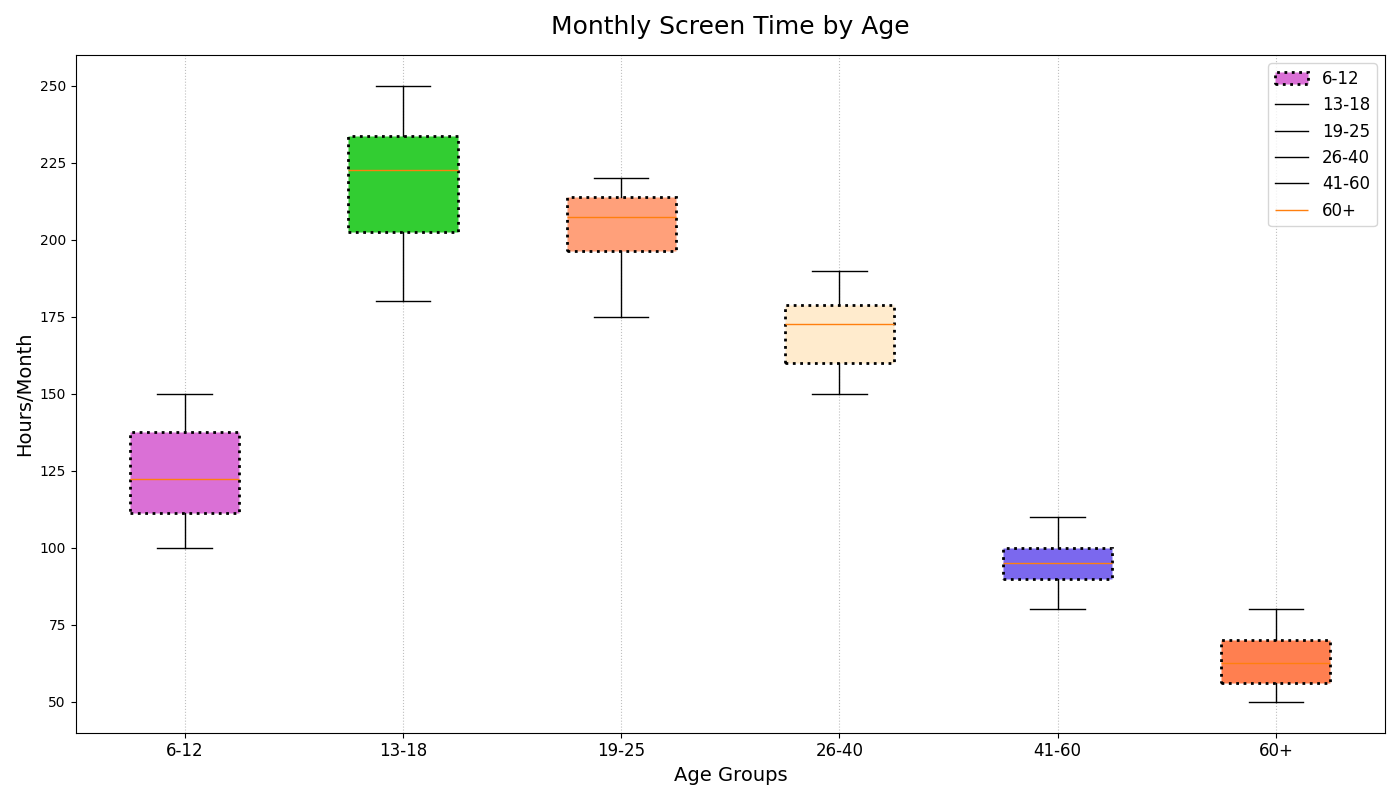

This figure's Python source:
import matplotlib.pyplot as plt

# Constructing the grouped data for screen time
screen_time_data = [
    [120, 130, 110, 115, 145, 150, 100, 105, 140, 125],  # 6-12
    [200, 220, 210, 190, 180, 230, 240, 250, 225, 235],  # 13-18
    [180, 175, 200, 220, 210, 195, 205, 210, 215, 220],  # 19-25
    [150, 160, 175, 180, 185, 160, 170, 175, 160, 190],  # 26-40
    [90, 100, 95, 85, 80, 105, 110, 95, 100, 90],        # 41-60
    [60, 70, 55, 50, 65, 60, 75, 80, 70, 55]             # 60+
]

fig, ax = plt.subplots(figsize=(14, 8))

# Create the boxplot with dotted edges and cross markers for fliers
box = ax.boxplot(screen_time_data, vert=True, patch_artist=True, flierprops=dict(marker='x', color='red'))

# Customizing box colors with shuffled colors
colors = ['#da70d6', '#32cd32', '#ffa07a', '#ffebcd', '#7b68ee', '#ff7f50']
for patch, color in zip(box['boxes'], colors):
    patch.set(facecolor=color, linestyle=':', linewidth=2)

# Adding a legend with different labels
ax.legend(['6-12', '13-18', '19-25', '26-40', '41-60', '60+'], loc='upper right', fontsize=12)

# Adjusting title and labels
ax.set_title('Monthly Screen Time by Age', fontsize=18, pad=15)
ax.set_ylabel('Hours/Month', fontsize=14)
ax.set_xticklabels(['6-12', '13-18', '19-25', '26-40', '41-60', '60+'], fontsize=12)
ax.set_xlabel('Age Groups', fontsize=14)

# Add horizontal dotted grid lines
ax.xaxis.grid(True, linestyle=':', color='gray', alpha=0.5)

# Adjust layout and display the plot
plt.tight_layout()
plt.show()
